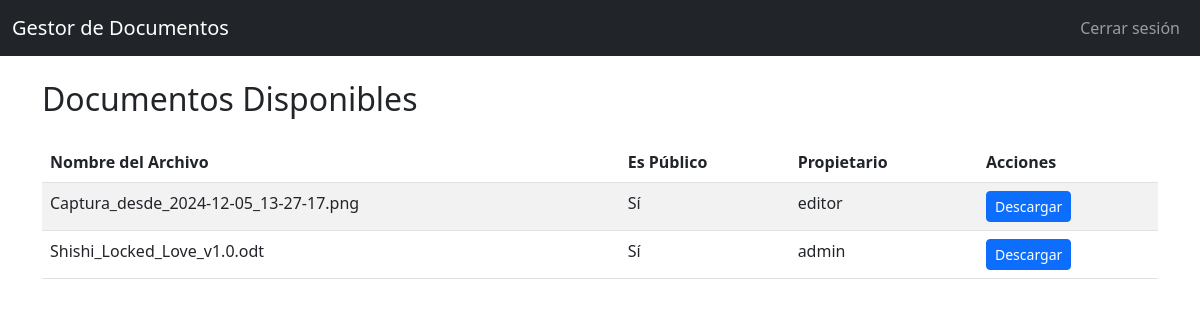
The app's page /index (signed in) with its own data.
### app/models.py (models this page shows, shortened)
class Document(db.Model):
    id = db.Column(db.Integer, primary_key=True)
    filename = db.Column(db.String(200), nullable=False)
    path = db.Column(db.String(500), nullable=False)
    created_at = db.Column(db.DateTime, default=datetime.utcnow, nullable=False)
    is_public = db.Column(db.Boolean, default=False, nullable=False)
    owner_id = db.Column(db.Integer, db.ForeignKey('user.id'))
    owner = db.relationship('User', backref='documents', lazy=True)
    access_rights = db.relationship('DocumentAccess', back_populates='document')

class User(UserMixin, db.Model):
    id = db.Column(db.Integer, primary_key=True)
    username = db.Column(db.String(150), unique=True, nullable=False)
    email = db.Column(db.String(120), unique=True, nullable=False)
    phone = db.Column(db.String(20), nullable=True)
    password_hash = db.Column(db.String(150), nullable=False)
    role_id = db.Column(db.Integer, db.ForeignKey('role.id'), nullable=False)
    role = db.relationship('Role', back_populates='users')

### app/routes.py (the view)
@bp.route('/index')
@login_required
def index():
    files = []
    if current_user.role.name == 'Lector':
        documents = Document.query.filter_by(is_public=True).all()
        files = [(doc.filename, doc.is_public, doc.owner.username) for doc in documents]
    elif current_user.role.name == 'Editor':
        documents = Document.query.filter((Document.is_public == True) | (Document.owner_id == current_user.id)).all()
        files = [(doc.filename, doc.is_public, doc.owner.username) for doc in documents]
    elif current_user.role.name == 'Administrador':
        documents = Document.query.all()
        files = [(doc.filename, doc.is_public, doc.owner.username) for doc in documents]
    return render_template('index.html', files=files)

### app/__init__.py (called while the page is built)
def create_app():
    app = Flask(__name__)
    app.config.from_object(Config)
    db.init_app(app)
    login_manager.init_app(app)
    from app.models import User
    @login_manager.user_loader
    def load_user(user_id):
        return User.query.get(int(user_id))
    from app import routes
    app.register_blueprint(routes.bp)
    return app

### app/templates/index.html (shortened to what this page needs)
{% extends "base.html" %}
{% block content %}
<div class="row">
    <div class="col-md-12">
        <h2 class="mb-4">Documentos Disponibles</h2>
        {% if files %}
        <table class="table table-striped">
            <thead>
                <tr>
                    <th>Nombre del Archivo</th>
                    <th>Es Público</th>
                    <th>Propietario</th>
                    <th>Acciones</th>
                </tr>
            </thead>
            <tbody>
                {% for file, is_public, owner_name in files %}
                <tr>
                    <td>{{ file }}</td>
                    <td>{{ 'Sí' if is_public else 'No' }}</td>
                    <td>{{ owner_name }}</td>
                    <td>
                        <a href="{{ url_for('routes.download_file', filename=file) }}" class="btn btn-primary btn-sm">Descargar</a>
                    </td>
                </tr>
                {% endfor %}
            </tbody>
        </table>
        {% else %}
        <p>No hay documentos disponibles.</p>
        {% endif %}
    </div>
</div>
{% endblock %}

### records on screen
Document: files "Captura_desde_2024-12-05_13-27-17.png"
User: files "editor"
Document: files "Shishi_Locked_Love_v1.0.odt"
User: files "admin"

### other values on screen
{{ 'Sí' if is_public else 'No' }} "Sí" "Sí"
